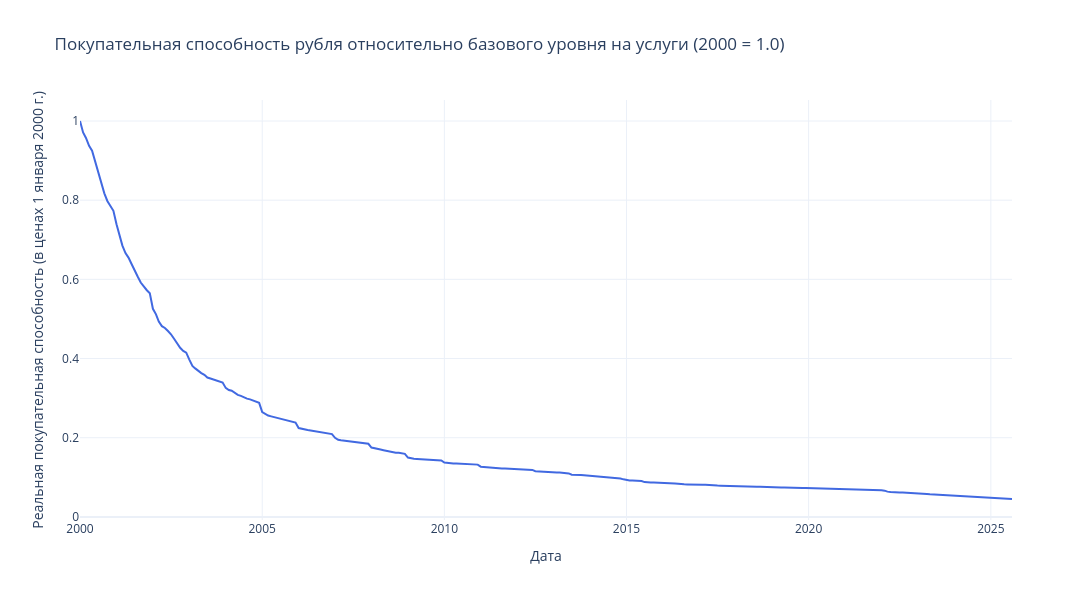

The notebook cell saved with this chart:
### Code cell
plot_2d(
    x=df_melted['date'],
    y=df_melted['real_ruble'],
    xlabel="Дата",
    ylabel="Реальная покупательная способность (в ценах 1 января 2000 г.)",
    title="Покупательная способность рубля относительно базового уровня на услуги (2000 = 1.0)"
)

### Figure 1 — Plotly figure (JSON) as saved in the notebook; plotly's stock layout.template omitted (floating-point values rounded to 4 significant figures; data arrays with more than 128 entries replaced by an {"elided": "..."} marker saying what was removed)
{"data": [{"hovertemplate": "Дата: %{x}<br>Значение: %{y:.4f} <extra></extra>", "line": {"color": "royalblue", "width": 2}, "mode": "lines", "x": {"elided": "308 str values"}, "y": {"elided": "308 float values"}, "type": "scatter"}], "layout": {"title": {"text": "Покупательная способность рубля относительно базового уровня на услуги (2000 = 1.0)"}, "xaxis": {"title": {"text": "Дата"}}, "yaxis": {"title": {"text": "Реальная покупательная способность (в ценах 1 января 2000 г.)"}}, "hovermode": "x unified", "width": 1100, "height": 600}}
